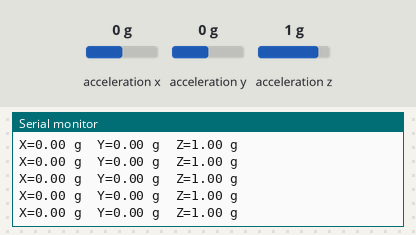
A sketch run on a simulated Arduino Uno, built with avr-gcc and run on an emulated ATmega328P. On the bench: the last lines printed to the serial monitor. Wiring (inferred from the names in the program): ADXL345 accelerometer at I2C address 0x53. Inputs (shaded band) come from the test bench; at power-on: acceleration x 0 g, acceleration y 0 g, acceleration z 1 g.

Above: at 1.2 s.
1.3 s: acceleration x set to -1.4 g
At 1.57 s:
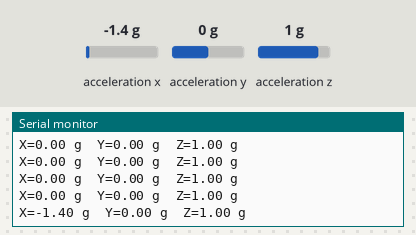
2.8 s: acceleration y set to -1.4 g
At 2.99 s:
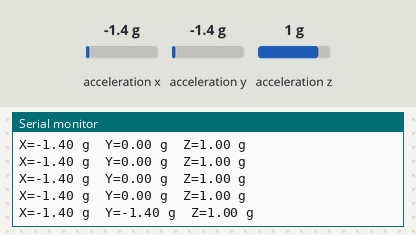
4.3 s: acceleration x set to 0 g
At 4.4 s:
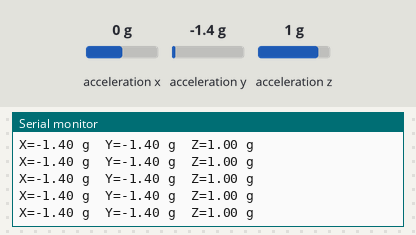
7.3 s: acceleration z set to -1.4 g
At 7.44 s:
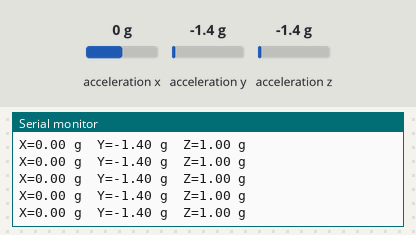

The sketch:

61_ADXL345_Accelerometre.ino
```cpp
/*
 * =====================================================================
 *  Arduino Lab Nexus v6.1.0 STABLE  -  ADXL345 accéléromètre
 * =====================================================================
 *  Explication : Lit l'accélération sur 3 axes en I2C sans bibliothèque.
 *  Carte       : Arduino UNO / Nano (ATmega328P) - compatible Mega
 *  Moniteur    : 9600 bauds
 *
 *  Câblage :
 *   Arduino 3.3V   -> ADXL345 VCC
 *   Arduino GND    -> ADXL345 GND
 *   Arduino A4     -> ADXL345 SDA
 *   Arduino A5     -> ADXL345 SCL
 *
 *  Bibliothèques requises (arduino-cli lib install "...") : aucune
 * =====================================================================
 */
// @libs:

#include <Wire.h>

const uint8_t ADXL345 = 0x53;   // adresse I2C (SDO à GND)

// Écrit une valeur dans un registre
void ecrireRegistre(uint8_t reg, uint8_t val) {
  Wire.beginTransmission(ADXL345);
  Wire.write(reg);
  Wire.write(val);
  Wire.endTransmission();
}

void setup() {
  Serial.begin(9600);
  Wire.begin();
  ecrireRegistre(0x31, 0x08);   // DATA_FORMAT : pleine résolution, ±2 g
  ecrireRegistre(0x2D, 0x08);   // POWER_CTL : mode mesure
  Serial.println(F("[61] ADXL345 pret"));
}

void loop() {
  // Lecture des 6 octets à partir de DATAX0
  Wire.beginTransmission(ADXL345);
  Wire.write(0x32);
  Wire.endTransmission(false);
  Wire.requestFrom(ADXL345, (uint8_t)6);
  int16_t x = Wire.read() | (Wire.read() << 8);
  int16_t y = Wire.read() | (Wire.read() << 8);
  int16_t z = Wire.read() | (Wire.read() << 8);

  // 3,9 mg par bit en pleine résolution
  Serial.print(F("X=")); Serial.print(x * 0.0039, 2);
  Serial.print(F(" g  Y=")); Serial.print(y * 0.0039, 2);
  Serial.print(F(" g  Z=")); Serial.print(z * 0.0039, 2);
  Serial.println(F(" g"));
  delay(200);
}
```

Measured:
- after the input at 1.3 s, the serial monitor: prints a new line after 0.12 s (image 1)
- after the input at 2.8 s, the serial monitor: prints a new line at once (image 2)
